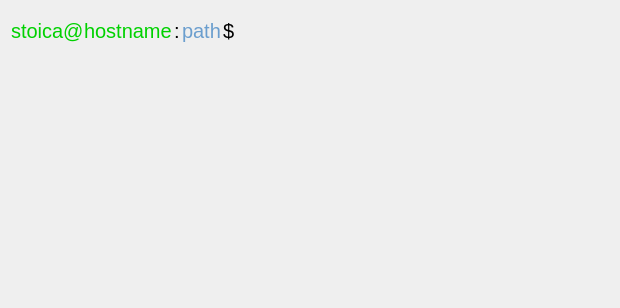
<?xml version="1.0" encoding="UTF-8"?>
<ui version="4.0">
 <class>TerminalLine</class>
 <widget class="QWidget" name="TerminalLine">
  <property name="geometry">
   <rect>
    <x>0</x>
    <y>0</y>
    <width>620</width>
    <height>308</height>
   </rect>
  </property>
  <property name="minimumSize">
   <size>
    <width>0</width>
    <height>40</height>
   </size>
  </property>
  <property name="windowTitle">
   <string>Form</string>
  </property>
  <layout class="QVBoxLayout" name="verticalLayout">
   <item alignment="Qt::AlignmentFlag::AlignTop">
    <widget class="QWidget" name="line" native="true">
     <property name="minimumSize">
      <size>
       <width>0</width>
       <height>40</height>
      </size>
     </property>
     <property name="maximumSize">
      <size>
       <width>16777215</width>
       <height>40</height>
      </size>
     </property>
     <layout class="QHBoxLayout" name="horizontalLayout_2">
      <property name="spacing">
       <number>2</number>
      </property>
      <property name="leftMargin">
       <number>0</number>
      </property>
      <property name="topMargin">
       <number>0</number>
      </property>
      <property name="rightMargin">
       <number>0</number>
      </property>
      <property name="bottomMargin">
       <number>0</number>
      </property>
      <item>
       <layout class="QHBoxLayout" name="horizontalLayout">
        <property name="spacing">
         <number>0</number>
        </property>
        <item>
         <widget class="QLabel" name="user">
          <property name="minimumSize">
           <size>
            <width>0</width>
            <height>40</height>
           </size>
          </property>
          <property name="font">
           <font>
            <pointsize>15</pointsize>
           </font>
          </property>
          <property name="styleSheet">
           <string notr="true">color: rgb(0, 209, 0);</string>
          </property>
          <property name="text">
           <string>stoica@</string>
          </property>
         </widget>
        </item>
        <item>
         <widget class="QLabel" name="hostname">
          <property name="minimumSize">
           <size>
            <width>0</width>
            <height>40</height>
           </size>
          </property>
          <property name="font">
           <font>
            <pointsize>15</pointsize>
           </font>
          </property>
          <property name="styleSheet">
           <string notr="true">color: rgb(0, 209, 0);</string>
          </property>
          <property name="text">
           <string>hostname</string>
          </property>
         </widget>
        </item>
       </layout>
      </item>
      <item>
       <widget class="QLabel" name="label">
        <property name="minimumSize">
         <size>
          <width>0</width>
          <height>40</height>
         </size>
        </property>
        <property name="font">
         <font>
          <pointsize>15</pointsize>
         </font>
        </property>
        <property name="text">
         <string>:</string>
        </property>
       </widget>
      </item>
      <item>
       <widget class="QLabel" name="path">
        <property name="minimumSize">
         <size>
          <width>0</width>
          <height>40</height>
         </size>
        </property>
        <property name="font">
         <font>
          <pointsize>15</pointsize>
         </font>
        </property>
        <property name="styleSheet">
         <string notr="true">color: rgb(107,158,206);
</string>
        </property>
        <property name="text">
         <string>path</string>
        </property>
       </widget>
      </item>
      <item>
       <widget class="QLabel" name="label_2">
        <property name="minimumSize">
         <size>
          <width>0</width>
          <height>40</height>
         </size>
        </property>
        <property name="font">
         <font>
          <pointsize>15</pointsize>
         </font>
        </property>
        <property name="text">
         <string>$</string>
        </property>
       </widget>
      </item>
      <item>
       <widget class="QLineEdit" name="command">
        <property name="minimumSize">
         <size>
          <width>0</width>
          <height>40</height>
         </size>
        </property>
        <property name="font">
         <font>
          <pointsize>15</pointsize>
         </font>
        </property>
        <property name="styleSheet">
         <string notr="true">border: none;
background-color: transparent;</string>
        </property>
        <property name="frame">
         <bool>false</bool>
        </property>
       </widget>
      </item>
     </layout>
    </widget>
   </item>
  </layout>
 </widget>
 <resources/>
 <connections/>
</ui>
